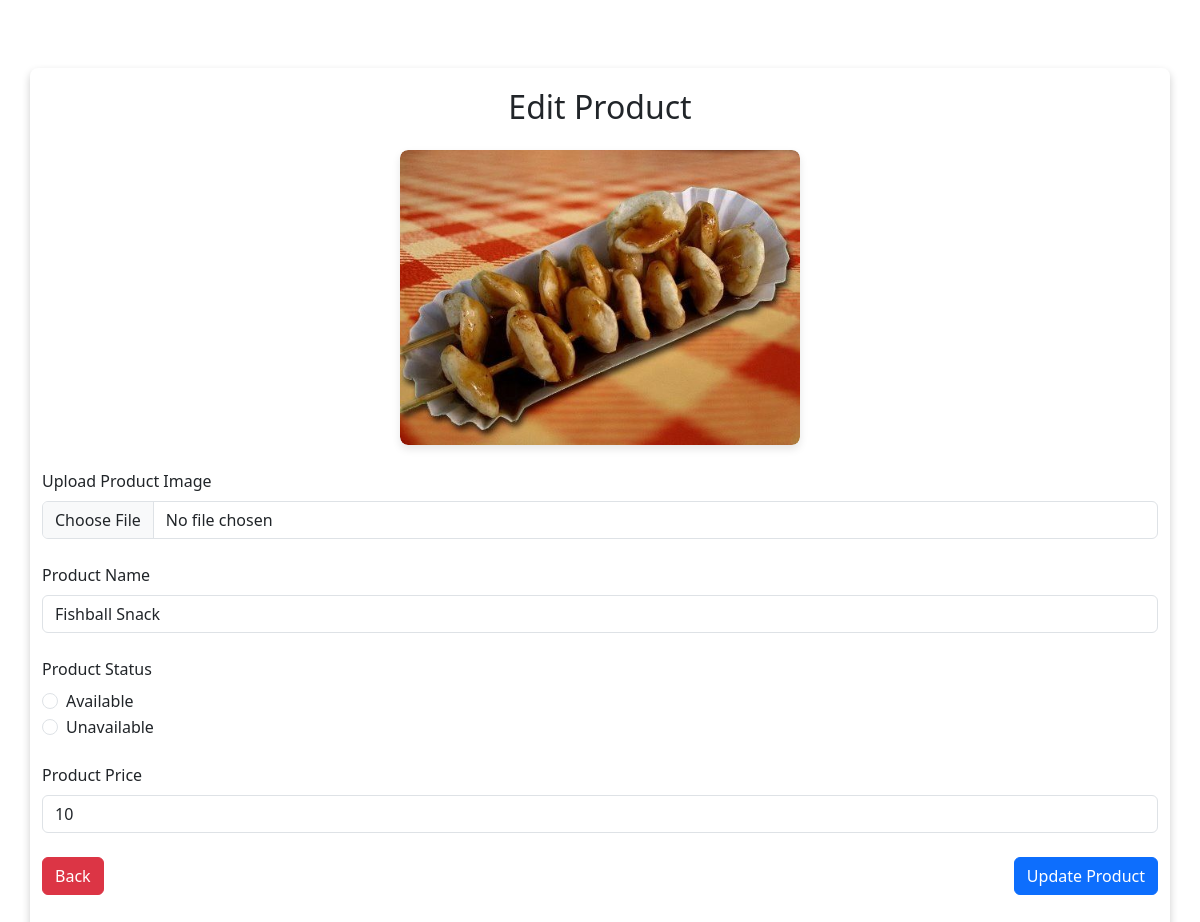
The page /Admin/edit.php?id=3 (signed in) on the database as committed earlier.
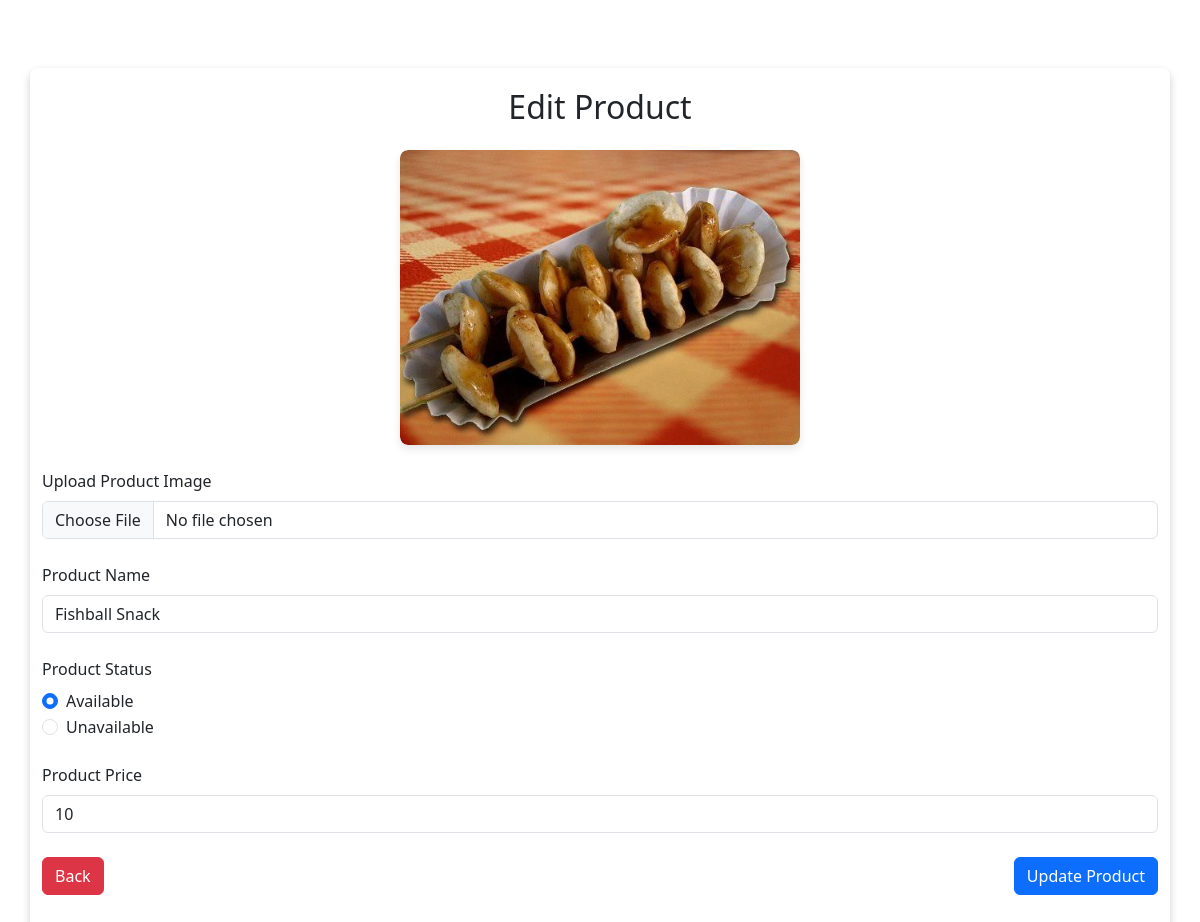
The same page on the database as committed later.
### tables this page shows
CREATE TABLE `products` (
  `product_id` int(11) NOT NULL,
  `product_name` varchar(100) NOT NULL,
  `product_price` varchar(50) NOT NULL,
  `product_status` varchar(50) NOT NULL,
  `product_image` varchar(300) NOT NULL
);

### Admin/edit.php (the view, shortened to what this page needs)
<?php
include "adminsession.php";
$url_id = $_GET['id'];
$fetch_product_details = $pdo->prepare("SELECT * FROM products WHERE product_id = :product_id");
$fetch_product_details->execute([":product_id" => $url_id]);
$product_details = $fetch_product_details->fetch();
?>
<!DOCTYPE html>
<html lang="en">
<head>
    <link href="https://cdn.jsdelivr.net/npm/bootstrap@5.3.3/dist/css/bootstrap.min.css" rel="stylesheet">
</head>
<body>
    <div class="container mt-5">
        <h2 class="text-center mb-4">Edit Product</h2>
        <form action="" method="post" enctype="multipart/form-data">
            <div class="image-container mb-4">
                <img id="productImagePreview" src="../img/<?php echo $product_details['product_image']?>" alt="<?= htmlspecialchars($product_details['product_image']) ?>" class="img-fluid product-image">
            </div>
            <div class="mb-4">
                <label for="productImage" class="form-label">Upload Product Image</label>
                <input type="file" class="form-control" id="productImage" name="product_image" onchange="previewImage()">
            </div>
            <div class="mb-4">
                <label for="productName" class="form-label">Product Name</label>
                <input type="text" class="form-control" id="productName" name="product_name" value="<?= htmlspecialchars($product_details['product_name']) ?>" required>
            </div>
            <div class="mb-4">
                <label class="form-label">Product Status</label>
                <div class="form-check">
                    <input class="form-check-input" type="radio" name="product_status" id="available" value="Available" <?= ($product_details['product_status'] == "Available") ? "checked" : "" ?>>
                    <label class="form-check-label" for="available">Available</label>
                </div>
                <div class="form-check">
                    <input class="form-check-input" type="radio" name="product_status" id="unavailable" value="Unavailable" <?= ($product_details['product_status'] == "Unavailable") ? "checked" : "" ?>>
                    <label class="form-check-label" for="unavailable">Unavailable</label>
                </div>
            </div>
            <div class="mb-4">
                <label for="productPrice" class="form-label">Product Price</label>
                <input type="number" class="form-control" id="productPrice" name="product_price" value="<?= htmlspecialchars($product_details['product_price']) ?>" required>
            </div>
            <div class="row justify-content-between">
                <div class="col-auto">
                    <a href="index.php" class="btn btn-danger">Back</a>
                </div>
                <div class="col-auto">
                    <button type="submit" class="btn btn-primary" name="update">Update Product</button>
                </div>
            </div>
        </form>
    </div>
</body>
</html>

Rows that differ between the two databases and show on the page:
changed products "Fishball Snack": product_status "☐ Available" → "☑ Available"
